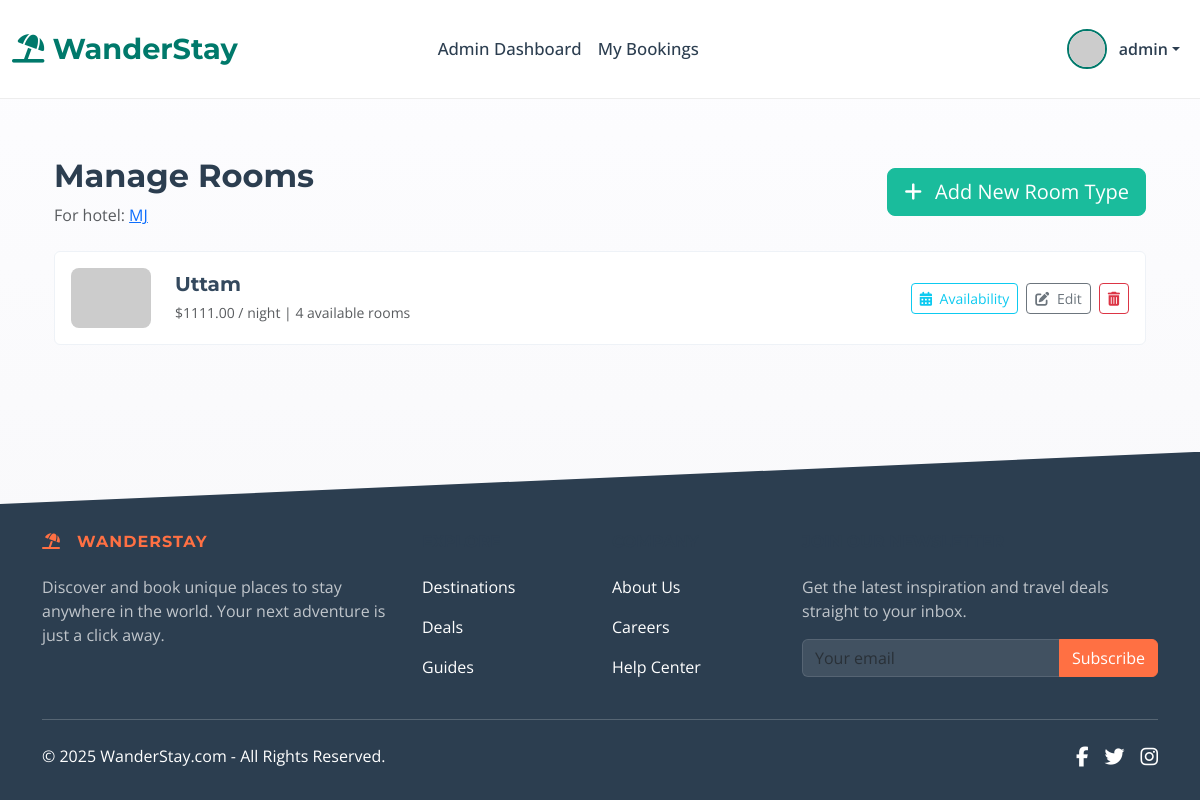
Screenshot of /hotel/3/manage_rooms (signed in) with the database file from the repository.
### app.py (models this page shows, shortened)
class User(UserMixin, db.Model):
    id = db.Column(db.Integer, primary_key=True)
    username = db.Column(db.String(80), unique=True, nullable=False)
    email = db.Column(db.String(120), unique=True, nullable=False)
    password_hash = db.Column(db.String(200), nullable=False)
    role = db.Column(db.String(20), nullable=False, default='user')
    is_active = db.Column(db.Boolean, default=True, nullable=False)
    created_at = db.Column(db.DateTime, default=datetime.utcnow)
    hotels_owned = db.relationship('Hotel', backref='owner_user', lazy=True, foreign_keys='Hotel.owner_id', cascade="all, delete-orphan")
    bookings = db.relationship('Booking', backref='booker', lazy=True, foreign_keys='Booking.user_id', cascade="all, delete-orphan")
    wishlist_items = db.relationship('Wishlist', backref='user', lazy='dynamic', cascade='all, delete-orphan')
    audit_logs = db.relationship('AuditLog', backref='actor', lazy=True, foreign_keys='AuditLog.user_id')
    hotels = db.relationship('Hotel', back_populates='owner', lazy=True, cascade="all, delete-orphan")

class Hotel(db.Model):
    id = db.Column(db.Integer, primary_key=True)
    name = db.Column(db.String(100), nullable=False)
    location = db.Column(db.String(200), nullable=False)
    description = db.Column(db.Text, nullable=True)
    price_per_night = db.Column(db.Float, nullable=True)
    image_url = db.Column(db.String(255), nullable=True, default='https://via.placeholder.com/800x500.png?text=Main+Hotel+Image')
    owner_id = db.Column(db.Integer, db.ForeignKey('user.id', ondelete='CASCADE'), nullable=False)
    owner = db.relationship('User', back_populates='hotels')
    is_approved = db.Column(db.Boolean, default=False, nullable=False)
    star_rating = db.Column(db.Integer, nullable=True)
    amenities = db.relationship('Amenity', secondary=hotel_amenities, lazy='subquery', backref=db.backref('hotels', lazy=True))
    latitude = db.Column(db.Float, nullable=True)
    longitude = db.Column(db.Float, nullable=True)
    gallery_images = db.relationship('HotelImage', backref='hotel_ref', lazy='dynamic', cascade="all, delete-orphan")
    bookings = db.relationship('Booking', backref='hotel', lazy=True, foreign_keys='Booking.hotel_id', cascade="all, delete-orphan")
    wishlisted_by_users = db.relationship('Wishlist', backref='hotel', lazy='dynamic', cascade='all, delete-orphan')
    room_types = db.relationship('RoomType', backref='hotel', lazy='dynamic', cascade="all, delete-orphan")
    bookings = db.relationship('Booking', backref='hotel', lazy=True)

class RoomType(db.Model):
    id = db.Column(db.Integer, primary_key=True)
    hotel_id = db.Column(db.Integer, db.ForeignKey('hotel.id', ondelete='CASCADE'), nullable=False)
    name = db.Column(db.String(100), nullable=False)
    description = db.Column(db.Text, nullable=True)
    price_per_night = db.Column(db.Float, nullable=False)
    number_of_rooms = db.Column(db.Integer, nullable=False, default=1)
    amenities = db.Column(db.String(300), nullable=True)
    main_image_url = db.Column(db.String(255), nullable=True, default='https://via.placeholder.com/800x500.png?text=Room+Image')
    gallery_images = db.relationship('RoomImage', backref='room_type_ref', lazy='dynamic', cascade="all, delete-orphan")
    bookings = db.relationship('Booking', backref='room_type', lazy='dynamic', cascade="all, delete-orphan")
    availabilities = db.relationship('Availability', backref='room_type_ref', lazy='dynamic', cascade="all, delete-orphan")
    def to_dict(self):
       return {
           'id': self.id,
           'name': self.name,
           'price_per_night': self.price_per_night,
           'number_of_rooms': self.number_of_rooms,
           'description': self.description,
           'amenities': self.amenities,
           'main_image_url': self.main_image_url,
           'gallery_images': [{'id': img.id, 'filename': img.filename} for img in self.gallery_images]
       }

### app.py (the view, shortened to what this page needs)
@app.route('/hotel/<int:hotel_id>/manage_rooms', methods=['GET', 'POST'])
@role_required(['owner', 'admin'])
@verify_hotel_owner
def manage_rooms(hotel):
    room_types = hotel.room_types.order_by(RoomType.name.asc()).all()
    return render_template('manage_rooms.html', hotel=hotel, room_types=room_types)

### app.py (called while the page is built)
@login_manager.user_loader
def load_user(user_id):
    user = User.query.get(int(user_id))
    if user and user.is_active:
        return user
    return None

def role_required(role_name):
    def decorator(f):
        @wraps(f)
        @login_required
        def decorated_function(*args, **kwargs):
            roles = role_name if isinstance(role_name, list) else [role_name]
            if current_user.role not in roles:
                flash(f"Access Denied: You need one of the following roles: {', '.join(roles)}.", "danger")
                return redirect(url_for('index'))
            return f(*args, **kwargs)
        return decorated_function
    return decorator

def verify_hotel_owner(f):
    @wraps(f)
    def decorated_function(hotel_id, *args, **kwargs):
        hotel = Hotel.query.get_or_404(hotel_id)
        if current_user.role == 'owner' and hotel.owner_id != current_user.id:
            flash("You are not authorized to manage this hotel.", "danger")
            return redirect(url_for('owner_dashboard'))
        return f(hotel, *args, **kwargs)
    return decorated_function

@app.context_processor
def utility_processor():
    def is_hotel_in_wishlist(hotel_id):
        if current_user.is_authenticated:
            return Wishlist.query.filter_by(user_id=current_user.id, hotel_id=hotel_id).first() is not None
        return False
    return dict(is_hotel_in_wishlist=is_hotel_in_wishlist)

### templates/manage_rooms.html (shortened to what this page needs)
{% extends "base.html" %}
{% block content %}
<div class="container my-5">
    <div class="d-flex justify-content-between align-items-center mb-4">
        <div>
            <h1 class="h2 fw-bold" style="color: #2c3e50;">Manage Rooms</h1>
            <p class="text-muted mb-0">For hotel: <a href="{{ url_for('hotel_detail', hotel_id=hotel.id) }}">{{ hotel.name }}</a></p>
        </div>
        <button type="button" class="btn btn-primary btn-lg" style="background-color: #1abc9c; border-color: #1abc9c;" data-bs-toggle="modal" data-bs-target="#roomFormModal" onclick="prepareAddForm()">
            <i class="fas fa-plus me-2"></i> Add New Room Type
        </button>
    </div>
    <div class="list-group">
        {% for room in room_types %}
        <div class="list-group-item room-list-item p-3 mb-3 d-flex align-items-center">
            {% set room_img_src = room.main_image_url if room.main_image_url and (room.main_image_url.startswith('http') or room.main_image_url.startswith('/static')) else 'https://images.unsplash.com/photo-1611892440504-42a792e24d32?auto=format&fit=crop&w=800&q=80' %}
            <img src="{{ room_img_src }}" alt="{{ room.name }}" class="room-thumbnail me-4">
            <div class="flex-grow-1">
                <h5 class="mb-1 fw-bold" style="color: #34495e;">{{ room.name }}</h5>
                <small class="text-muted">${{ "%.2f"|format(room.price_per_night) }} / night | {{ room.number_of_rooms }} available rooms</small>
            </div>
            <div class="room-actions">
                <a href="{{ url_for('manage_availability', hotel_id=hotel.id, room_type_id=room.id) }}" class="btn btn-sm btn-outline-info me-2" title="Manage dynamic pricing and availability">
                    <i class="fas fa-calendar-alt me-1"></i> Availability
                </a>
                <button type="button" class="btn btn-sm btn-outline-secondary me-2 edit-room-btn"
                        data-bs-toggle="modal"
                        data-bs-target="#roomFormModal"
                        data-room-json='{{ room.to_dict()|tojson|safe }}'
                        title="Edit room details">
                    <i class="fas fa-edit me-1"></i> Edit
                </button>
                <form action="{{ url_for('delete_room', hotel_id=hotel.id, room_type_id=room.id) }}" method="POST" class="d-inline" onsubmit="return confirm('Are you sure you want to delete this room? This cannot be undone.');">
                    <button type="submit" class="btn btn-sm btn-outline-danger" title="Delete room">
                        <i class="fas fa-trash-alt"></i>
                    </button>
                </form>
            </div>
        </div>
        {% else %}
        <div class="text-center p-5" style="background-color: #f8f9fa; border-radius: 12px;">
            <p class="lead text-muted">No room types have been added yet. Click 'Add New Room Type' to get started.</p>
        </div>
        {% endfor %}
    </div>
</div>
{% endblock %}

### templates/base.html (shortened to what this page needs)
<!DOCTYPE html>
<html lang="en">
<head>
    <link href="https://cdn.jsdelivr.net/npm/bootstrap@5.3.2/dist/css/bootstrap.min.css" rel="stylesheet">
    <link rel="stylesheet" href="https://cdnjs.cloudflare.com/ajax/libs/font-awesome/6.4.2/css/all.min.css" />
    <link rel="stylesheet" href="https://unpkg.com/leaflet@1.9.4/dist/leaflet.css"/>
</head>
<body class="d-flex flex-column min-vh-100">
    <nav class="navbar navbar-expand-lg fixed-top py-3" style="background-color: rgba(255, 255, 255, 0.85); backdrop-filter: blur(12px); -webkit-backdrop-filter: blur(12px); border-bottom: 1px solid rgba(0, 0, 0, 0.07);">
        <div class="container-fluid">
            <a class="navbar-brand" href="{{ url_for('index') }}" style="font-weight: 700; color: var(--primary-color); font-size: 1.8rem; text-decoration: none;">
                <i class="fas fa-umbrella-beach"></i> WanderStay
            </a>
            <div class="collapse navbar-collapse" id="navbarNav">
                <ul class="navbar-nav mx-auto mb-2 mb-lg-0" style="font-size: 1.05rem;">
                    {% include 'partials/_nav_links.html' %}
                </ul>
                <ul class="navbar-nav ms-auto mb-2 mb-lg-0 align-items-center">
                    {% if current_user.is_authenticated %}
                        <li class="nav-item dropdown">
                            <a class="nav-link dropdown-toggle d-flex align-items-center" href="#" id="navbarUserDropdown" role="button" data-bs-toggle="dropdown" aria-expanded="false" style="color: var(--text-color-dark);">
                                <img src="https://i.pravatar.cc/40?u={{ current_user.id }}" alt="User" style="width: 40px; height: 40px; border-radius: 50%; margin-right: 12px; border: 2px solid var(--primary-color);">
                                <span style="font-weight: 600;">{{ current_user.username }}</span>
                            </a>
                        </li>
                    {% endif %}
                </ul>
            </div>
        </div>
    </nav>
    <main class="flex-grow-1">
        {% block content_container %}
        <div class="container py-4">
            {% block content %}{% endblock %}
        </div>
        {% endblock %}
    </main>
    <footer class="mt-auto text-white" style="background-color: var(--text-color-dark); padding: 5rem 0 2rem 0; clip-path: polygon(0 15%, 100% 0, 100% 100%, 0% 100%);">
        <div class="container text-center text-md-start">
            <div class="row gy-4">
                <div class="col-lg-4 col-md-6">
                    <h6 class="text-uppercase fw-bold mb-4" style="font-family: 'Montserrat', sans-serif; color: var(--accent-color); letter-spacing: 1px;">
                        <i class="fas fa-umbrella-beach me-3"></i>WanderStay
                    </h6>
                    <p style="color: rgba(255,255,255,0.7);">
                        Discover and book unique places to stay anywhere in the world. Your next adventure is just a click away.
                    </p>
                </div>
                <div class="col-lg-2 col-md-6">
                    <h6 class="text-uppercase fw-bold mb-4">Explore</h6>
                    <p><a href="#!" class="text-reset" style="text-decoration: none; transition: color 0.2s ease;">Destinations</a></p>
                    <p><a href="#!" class="text-reset" style="text-decoration: none; transition: color 0.2s ease;">Deals</a></p>
                    <p><a href="#!" class="text-reset" style="text-decoration: none; transition: color 0.2s ease;">Guides</a></p>
                </div>
                <div class="col-lg-2 col-md-6">
                    <h6 class="text-uppercase fw-bold mb-4">Company</h6>
                    <p><a href="#!" class="text-reset" style="text-decoration: none; transition: color 0.2s ease;">About Us</a></p>
                    <p><a href="#!" class="text-reset" style="text-decoration: none; transition: color 0.2s ease;">Careers</a></p>
                    <p><a href="#!" class="text-reset" style="text-decoration: none; transition: color 0.2s ease;">Help Center</a></p>
                </div>
                <div class="col-lg-4 col-md-6">
                    <h6 class="text-uppercase fw-bold mb-4">Join Our Newsletter</h6>
                    <p style="color: rgba(255,255,255,0.7);">Get the latest inspiration and travel deals straight to your inbox.</p>
                    <div class="input-group mb-3">
                        <input type="text" class="form-control" placeholder="Your email" style="background-color: rgba(255,255,255,0.1); border: 1px solid rgba(255,255,255,0.2); color: white;">
                        <button class="btn" type="button" style="background-color: var(--accent-color); color: white; border-color: var(--accent-color);">Subscribe</button>
                    </div>
                </div>
            </div>
            <div class="d-flex justify-content-between align-items-center pt-4 mt-4" style="border-top: 1px solid rgba(255,255,255,0.2);">
                <p class="mb-0">© <span id="currentYear"></span> WanderStay.com - All Rights Reserved.</p>
                <div class="d-flex">
                    <a href="" class="me-3 text-reset"><i class="fab fa-facebook-f fa-lg"></i></a>
                    <a href="" class="me-3 text-reset"><i class="fab fa-twitter fa-lg"></i></a>
                    <a href="" class="text-reset"><i class="fab fa-instagram fa-lg"></i></a>
                </div>
            </div>
        </div>
    </footer>
</body>
</html>

### templates/base.html (style rules this page uses)
:root { --primary-color: #00796B; --accent-color: #FF7043; --text-color-dark: #2c3e50; --text-color-light: #555; --background-light: #fdfdff; --background-soft: #f8f9fa; }
body { padding-top: 85px; font-family: 'Open Sans', sans-serif; background: linear-gradient(180deg, var(--background-light) 0%, #f7f7f9 100%); color: var(--text-color-light); }
h1, h2, h3, h4, h5, h6, .navbar-brand { font-family: 'Montserrat', sans-serif; color: var(--text-color-dark); }
.navbar .nav-link { font-weight: 500; color: var(--text-color-dark); transition: color 0.3s ease; position: relative; padding: 0.8rem 1rem; }

### templates/manage_rooms.html (style rules this page uses)
.room-list-item { background-color: #fff; border: 1px solid #eef2f7; border-radius: 12px; transition: box-shadow 0.2s ease; }
.room-thumbnail { width: 80px; height: 60px; object-fit: cover; border-radius: 8px; }
.room-actions { display: flex; flex-wrap: nowrap; align-items: center; }

### rows the page displays
User: username "admin"
Hotel: name "MJ"
RoomType: name "Uttam", price_per_night "1111.00", number_of_rooms "4"
